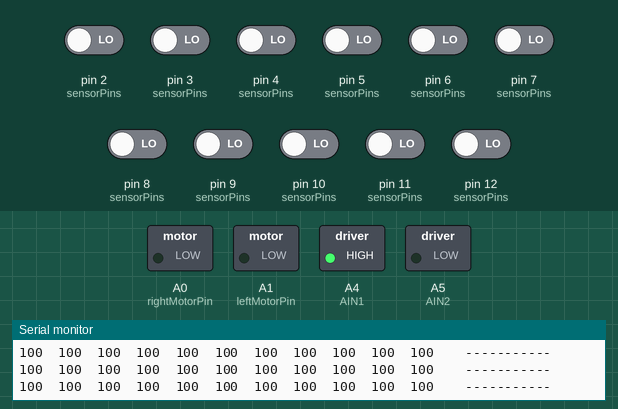
This sketch was run on a simulated Arduino Nano, built with avr-gcc and run on an emulated ATmega328P. Parts: switched loads named in the sketch (green lamp = pin HIGH), the last lines printed to the serial monitor. Inputs (shaded band) come from the test bench; at power-on: pin 2 (sensorPins), pin 3 (sensorPins), pin 4 (sensorPins), pin 5 (sensorPins), pin 6 (sensorPins), pin 7 (sensorPins), pin 8 (sensorPins), pin 9 (sensorPins), pin 10 (sensorPins), pin 11 (sensorPins), pin 12 (sensorPins) LOW.

Above: at 1.7 s.
1.8 s: pin 2 (sensorPins) driven HIGH
At 2.2 s:
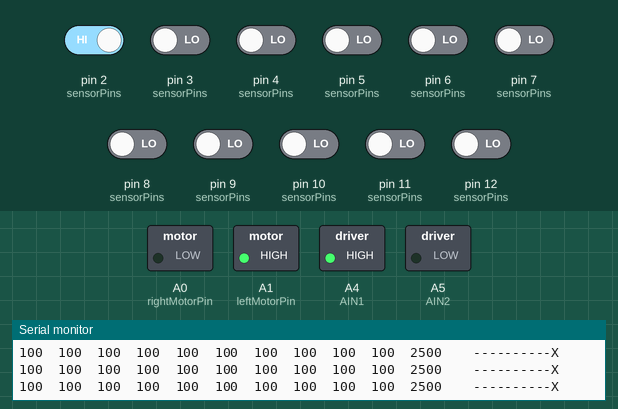
3.3 s: pin 6 (sensorPins) driven HIGH
At 4.5 s:
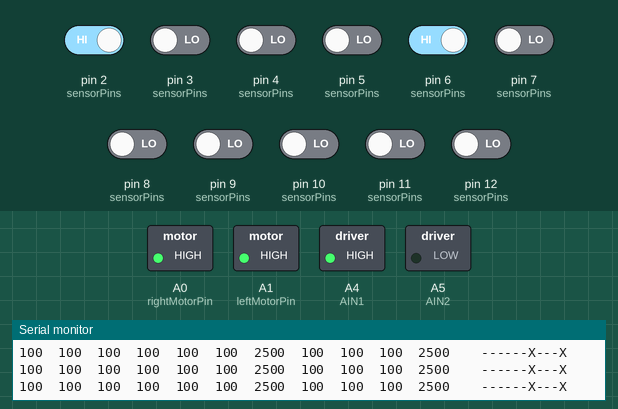
4.8 s: pin 9 (sensorPins) driven HIGH
At 5.7 s:
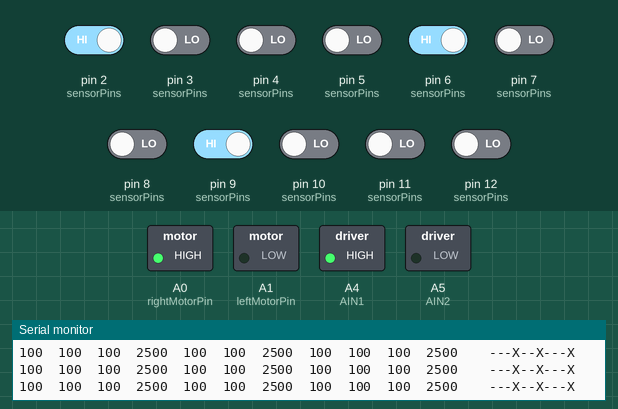
Timing chart, 0 to 7.8 s (numbered marks = the images above; inputs shaded):
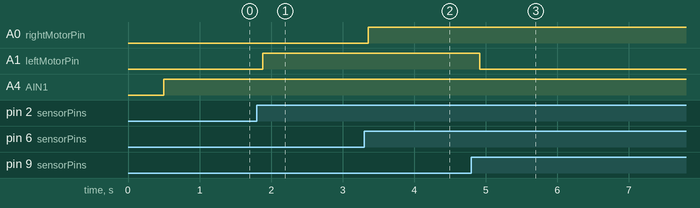

Measured:
- after the input at 1.8 s, A1 (leftMotorPin): LOW → HIGH after 0.09 s
- after the input at 3.3 s, A0 (rightMotorPin): LOW → HIGH after 0.06 s
- after the input at 4.8 s, A1 (leftMotorPin): HIGH → LOW after 0.12 s

The sketch:

STABLE_V1.ino
```cpp
#include <QTRSensors.h>

int lastIndexFlag = 2;
int maxSpeed = 130;
int minSpeed = maxSpeed/4;
int outSpeed = 80;

class SensorObj {
private:
    int sensorCount_;
    uint8_t* sensorPins_;
    uint16_t* sensorThresholds_;
    uint16_t* sensorValues_;

public:
    QTRSensors qtr;

    SensorObj(int sensorCount, uint8_t* sensorPins, uint16_t* sensorThresholds) {
        this->sensorCount_ = sensorCount;
        this->sensorPins_ = new uint8_t[sensorCount];
        this->sensorValues_ = new uint16_t[sensorCount];
        this->sensorThresholds_ = new uint16_t[sensorCount];

        for (int i = 0; i < sensorCount; i++) {
            this->sensorPins_[i] = sensorPins[i];
            this->sensorThresholds_[i] = sensorThresholds[i];
            this->sensorValues_[i] = 0;
        }
    }

    int getHighestSensorValueIndex(){
        int highest_sensor_value = 0;
        int highest_sensor_value_index = 20;

        for (int i1 = 0; i1 < sensorCount_; i1++) {
            if (sensorValues_[i1] > sensorThresholds_[i1]) {

                if(sensorValues_[i1] > highest_sensor_value){
                    highest_sensor_value = sensorValues_[i1];
                    highest_sensor_value_index = i1;
                }

            }
        }

        return highest_sensor_value_index;
    }

    int* getMotorSpeedsFromHighestIndex(int theHighestIndex, int* motorSpeeds){
        if(theHighestIndex < 4 && theHighestIndex >= 0){
            motorSpeeds[0] = minSpeed;
            motorSpeeds[1] = maxSpeed;
            lastIndexFlag = 0;
            //Serial.print(lastIndexFlag);
        }
        else if(theHighestIndex > 6 && theHighestIndex < 12){
            motorSpeeds[0] = maxSpeed;
            motorSpeeds[1] = minSpeed;
            lastIndexFlag = 1;
            //Serial.print(lastIndexFlag);
        }
        else if(theHighestIndex == 20){
                if(lastIndexFlag == 0){
                    motorSpeeds[0] = 0;
                    motorSpeeds[1] = outSpeed;
                    }
                else{
                    motorSpeeds[0] = outSpeed;
                    motorSpeeds[1] = 0;
                }
        }
        else{
            motorSpeeds[0] = maxSpeed;
            motorSpeeds[1] = maxSpeed;
        }
        return motorSpeeds;
    }

    void deBug(){
        for (int i = 0; i < sensorCount_; i++) {
            Serial.print(sensorValues_[i]);
            Serial.print('\t');
        }
        Serial.print('\t');

        for (int i = 0; i < sensorCount_; i++) {
            if (sensorValues_[i] > sensorThresholds_[i]) {
                Serial.print("X");
            } else {
                Serial.print("-");
            }
        }
        Serial.println();
    }

    void readArray() {
        qtr.read(sensorValues_);
        //deBug();

    }

    uint8_t* getSensorPins() const {
        return sensorPins_;
    }

    int getSensorCount() const {
        return sensorCount_;
    }

    ~SensorObj() {
        delete[] sensorPins_;
        delete[] sensorValues_;
        delete[] sensorThresholds_;
    }

};

class MotorsObj {
    public:
    int rightMotorPin;
    int leftMotorPin;
    int rightMotorSpeed = 0;
    int leftMotorSpeed = 0;

    MotorsObj(int rightMotorPin, int leftMotorPin){
        this->rightMotorPin = rightMotorPin;
        this->leftMotorPin = leftMotorPin;

    }

void setMotorSpeed(int* motorSpeeds){
    this->leftMotorSpeed = motorSpeeds[0];
    this->rightMotorSpeed = motorSpeeds[1];
    analogWrite(this->rightMotorPin, this->rightMotorSpeed); //setting right motor speed
    analogWrite(this->leftMotorPin, this->leftMotorSpeed); //setting left motor speed

    /*Serial.print(motorSpeeds[0]);
    Serial.print('\t');
    Serial.print(motorSpeeds[1]);
    Serial.println();
    */
}
};

const int sensorCount = 11;
uint8_t sensorPins[] = {12,11,10, 9, 8, 7, 6, 5,4,3,2};
//                      22,20,18,16,14,13,12,10,8,6,4
uint16_t sensorThresholds[] = {250,250,250,300,310,310,350,370,370,370,370};
const int rightMotorPin = A0;
const int leftMotorPin = A1;
const int AIN1 = A4;
const int AIN2 = A5;
const int BIN1 = A6;
const int BIN2 = A7;

SensorObj so(sensorCount, sensorPins, sensorThresholds);
MotorsObj motors(rightMotorPin, leftMotorPin);

void setup() {
    Serial.begin(9600);
    so.qtr.setTypeRC();
    so.qtr.setSensorPins(so.getSensorPins(), so.getSensorCount());
    pinMode(rightMotorPin, OUTPUT);
    pinMode(leftMotorPin, OUTPUT);
    pinMode(AIN1, OUTPUT);
    pinMode(AIN2, OUTPUT);
    pinMode(BIN1, OUTPUT);
    pinMode(BIN2, OUTPUT);

    delay(500);
}

void loop() {
    digitalWrite(AIN1, HIGH);
    digitalWrite(AIN2, LOW);
    digitalWrite(BIN1, HIGH);
    digitalWrite(BIN2, LOW);
    so.readArray();
    so.deBug();
    int highestSensorValueIndex = so.getHighestSensorValueIndex();
    //Serial.print(highestSensorValueIndex);
    //Serial.print('\n');

    //analogWrite(rightMotorPin, 255);
    //analogWrite(leftMotorPin, 255);
    int ms[2] = {0,0};
    so.getMotorSpeedsFromHighestIndex(highestSensorValueIndex, ms);

    //Serial.print(ms[0]);
    //Serial.println();
    //Serial.print(ms[1]);
    motors.setMotorSpeed(ms);
    delay(2);
}
```

OOPBASE2.cpp
```cpp
#include <QTRSensors.h>

class SensorObj {
private:
    int sensorCount_;
    uint8_t* sensorPins_;
    uint16_t* sensorThresholds_;
    uint16_t* sensorValues_;

public:
    QTRSensors qtr;

    SensorObj(int sensorCount, uint8_t* sensorPins, uint16_t* sensorThresholds) {
        this->sensorCount_ = sensorCount;
        this->sensorPins_ = new uint8_t[sensorCount];
        this->sensorValues_ = new uint16_t[sensorCount];
        this->sensorThresholds_ = new uint16_t[sensorCount];

        for (int i = 0; i < sensorCount; i++) {
            this->sensorPins_[i] = sensorPins[i];
            this->sensorThresholds_[i] = sensorThresholds[i];
            this->sensorValues_[i] = 0;
        }
    }

    void readArray() {
        qtr.read(sensorValues_);

        for (int i = 0; i < sensorCount_; i++) {
            Serial.print(sensorValues_[i]);
            Serial.print('\t');
        }
        Serial.print('\t');

        for (int i = 0; i < sensorCount_; i++) {
            if (sensorValues_[i] > sensorThresholds_[i]) {
                Serial.print("X");
            } else {
                Serial.print("-");
            }
        }
        Serial.println();
    }

    int getSensorCount() const {
        return sensorCount_;
    }

    uint8_t* getSensorPins() const {
        return sensorPins_;
    }

    ~SensorObj() {
        delete[] sensorPins_;
        delete[] sensorValues_;
        delete[] sensorThresholds_;
    }
};

const int sensorCount = 1;
uint8_t sensorPins[] = {1};
uint16_t sensorThresholds[] = {500};

SensorObj so(sensorCount, sensorPins, sensorThresholds);

void setup() {
    Serial.begin(9600);

    so.qtr.setTypeRC();
    so.qtr.setSensorPins(so.getSensorPins(), so.getSensorCount());
//
//    delay(500);
}

void loop() {
    so.readArray();
    delay(50);
}
```
